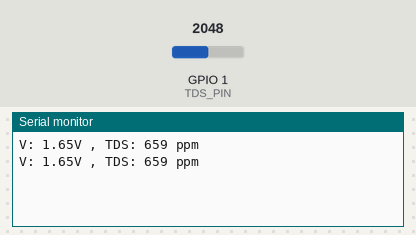
Bench run of a sketch on a simulated ESP32. Parts: the last lines printed to the serial monitor. Inputs (shaded band) come from the test bench; at power-on: GPIO 1 (TDS_PIN) = 2048.

Above: at 2.8 s.
2.9 s: GPIO 1 (TDS_PIN) set to 2866
At 5.2 s:
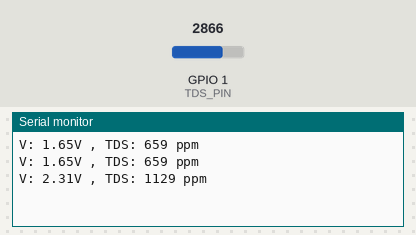
5.6 s: GPIO 1 (TDS_PIN) set to 3603
At 6.8 s:
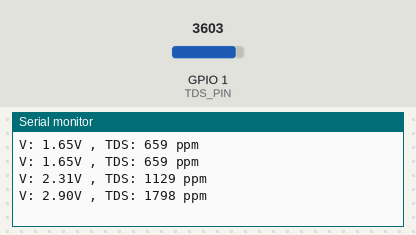
Timing chart, 0 to 8.6 s (numbered marks = the images above; inputs shaded):
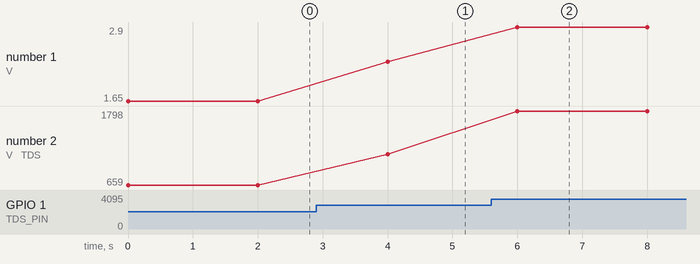

Measured:
- after the input at 2.9 s, the serial monitor: prints a new line after 1.1 s (image 1)
- after the input at 5.6 s, the serial monitor: prints a new line after 0.40 s (image 2)
- plotted number 1: 1.65 → 2.31 after the input at 2.9 s, 2.31 → 2.9 after the input at 5.6 s
- plotted number 2: 659 → 1129 after the input at 2.9 s, 1129 → 1798 after the input at 5.6 s

The sketch:

test_tds.ino
```cpp
#include <Arduino.h>

#define TDS_PIN 1

void setup() {
  Serial.begin(115200);
  analogSetAttenuation(ADC_11db);
}

void loop() {
  float voltage = (analogRead(TDS_PIN) * 3.3) / 4096.0;

  float ppm = (133.42 * voltage * voltage * voltage
            - 255.86 * voltage * voltage
            + 857.39 * voltage) * 0.5;

  if (ppm < 0) ppm = 0;

  Serial.print("V: ");
  Serial.print(voltage, 2);
  Serial.print("V , TDS: ");
  Serial.print(ppm, 0);
  Serial.println(" ppm");


  delay(2000);
}
```
